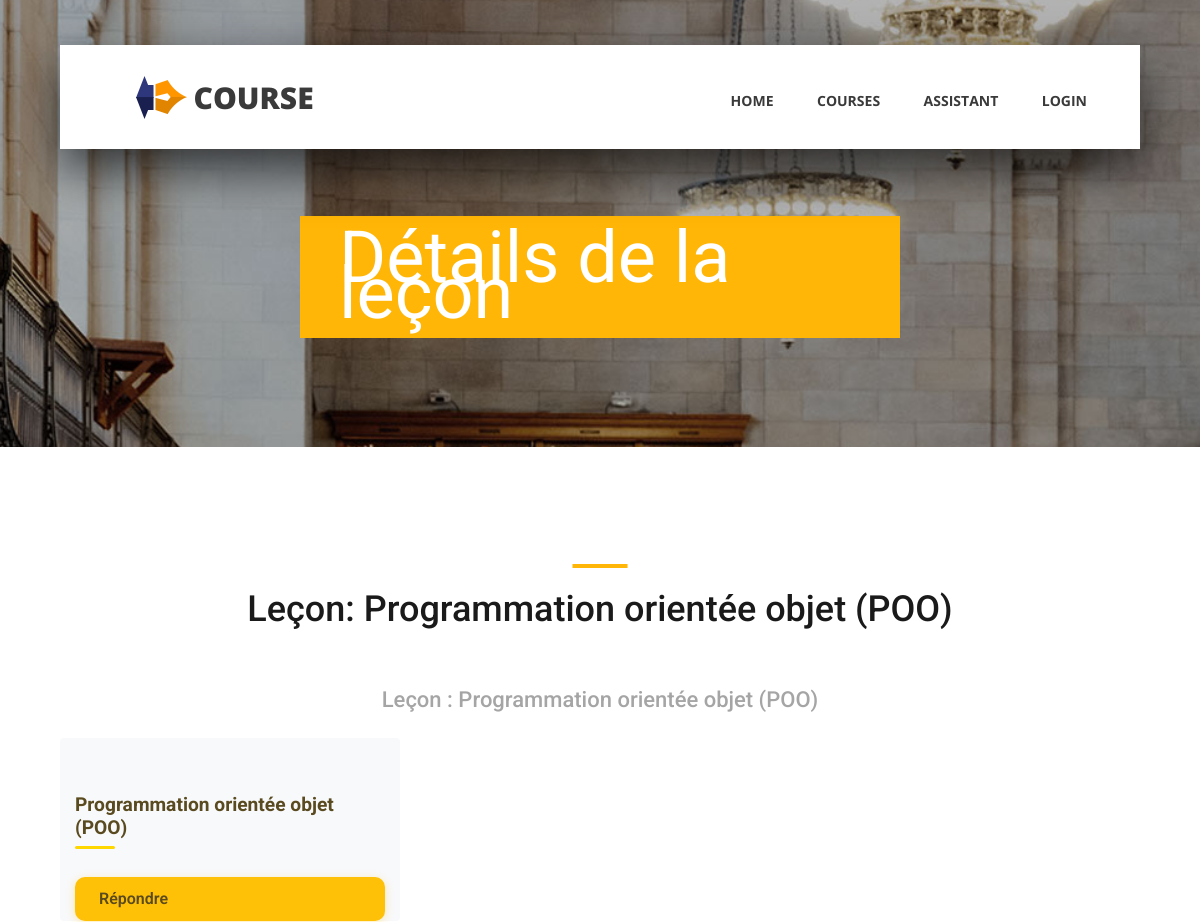
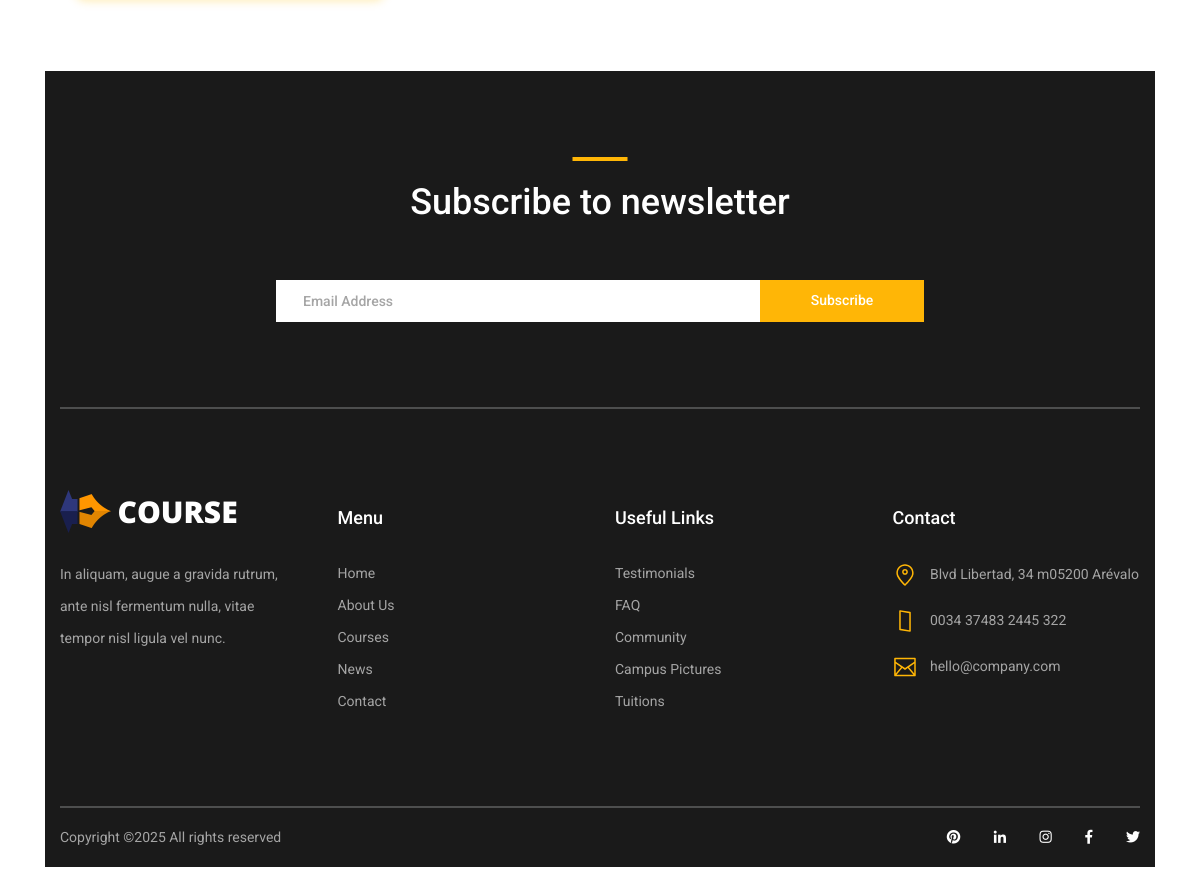
Screenshot of /lesson/11/ with the database file from the repository (2 pictures, top to bottom).
### lesson/models.py (models this page shows, shortened)
class Lesson(models.Model):
    idLesson=models.AutoField(primary_key=True)
    cours=models.ForeignKey(Cours,on_delete=models.CASCADE,related_name='lessons')
    titrLesson=models.TextField()
    contenuLesson=models.TextField()
    niveau=models.IntegerField()
    estTermine=models.BooleanField(default=False)

### qcm/models.py (models this page shows, shortened)
class Qcm(models.Model):
    idQcm=models.AutoField(primary_key=True)
    lesson=models.ForeignKey(Lesson,on_delete=models.CASCADE,related_name='qcm')
    titreQcm=models.TextField()
    scoreMax=models.IntegerField(default=3, editable=False)

### lesson/views.py (the view)
# urls.py: path('<int:lesson_id>/', views.details_lesson, name='lessondet'),
def details_lesson(request, lesson_id):
    lesson = get_object_or_404(Lesson, pk=lesson_id)
    qcms = lesson.qcm.all()
    return render(request, 'lesson.html', {'lesson': lesson,'qcms': qcms})

### templates/lesson.html (shortened to what this page needs)
{% load static %}
<!DOCTYPE html>
<html lang="en">
<head>
    <link rel="stylesheet" type="text/css" href="{% static 'styles/bootstrap4/bootstrap.min.css' %}">
    <link href="{% static 'plugins/fontawesome-free-5.0.1/css/fontawesome-all.css' %}" rel="stylesheet" type="text/css">
    <link rel="stylesheet" type="text/css" href="{% static 'styles/courses_styles.css' %}">
    <link rel="stylesheet" type="text/css" href="{% static 'styles/courses_responsive.css' %}">
    <link rel="stylesheet" type="text/css" href="{% static 'styles/qcm.css' %}">
</head>
<body>
<div class="super_container">
    <header class="header d-flex flex-row">
        <div class="header_content d-flex flex-row align-items-center">
            <div class="logo_container">
                <div class="logo">
                    <img src="{% static 'images/logo.png' %}" alt="">
                    <span>course</span>
                </div>
            </div>
            <nav class="main_nav_container">
                <div class="main_nav">
                    <ul class="main_nav_list">
                        <li class="main_nav_item"><a href="{% url 'index' %}">home</a></li>
                        <li class="main_nav_item"><a href="{% url 'cours:liste' %}">courses</a></li>
                        <li class="main_nav_item"><a href="{% url 'chat' %}">Assistant</a></li>
                        <li  class="main_nav_item">
							{% if user.is_authenticated %}
							<a class="page-scroll" href="{% url 'logout' %}">Logout</a>
							{% else %}
							<a class="page-scroll" href="{% url 'login' %}">Login</a>
							{% endif %}
					    </li>
                    </ul>
                </div>
            </nav>
        </div>
    </header>
    <div class="home">
        <div class="home_background_container prlx_parent">
        </div>
        <div class="home_content">
            <h1>Détails de la leçon</h1>
        </div>
    </div>
    <div class="popular page_section">
        <div class="container">
            <div class="row">
                <div class="col">
                    <div class="section_title text-center">
                        <h1>Leçon: {{lesson.titrLesson}}</h1>
                    </div>
                </div>
            </div>
<div class="container my-5">
    <h2 class="text-center mb-4">Leçon : {{ lesson.titrLesson }}</h2>
    <div class="row">
        {% for q in qcms %}
        <div class="col-md-4 mb-4">
            <div class="card h-100 shadow-sm">
                <div class="card-body d-flex flex-column justify-content-between">
                    <h5 class="card-title">{{ q.titreQcm }}</h5>
                    <a href="{% url 'qcm:questions' q.idQcm %}" class="btn btn-primary mt-3">Répondre</a>
                </div>
            </div>
        </div>
        {% empty %}
        <div class="col-12">
            <p class="text-center">Aucun QCM disponible pour cette leçon.</p>
        </div>
        {% endfor %}
    </div>
</div>
    <footer class="footer">
        <div class="container">
            <div class="newsletter">
                <div class="row">
                    <div class="col">
                        <div class="section_title text-center">
                            <h1>Subscribe to newsletter</h1>
                        </div>
                    </div>
                </div>
                <div class="row">
                    <div class="col text-center">
                        <div class="newsletter_form_container mx-auto">
                            <form method="post">
                                <div class="newsletter_form d-flex flex-md-row flex-column flex-xs-column align-items-center justify-content-center">
                                    <input type="email" name="email" class="newsletter_email" placeholder="Email Address" required>
                                    <button type="submit" class="newsletter_submit_btn trans_300">Subscribe</button>
                                </div>
                            </form>
                        </div>
                    </div>
                </div>
            </div>
            <div class="footer_content">
                <div class="row">
                    <div class="col-lg-3 footer_col">
                        <div class="logo_container">
                            <div class="logo">
                                <img src="{% static 'images/logo.png' %}" alt="">
                                <span>course</span>
                            </div>
                        </div>
                        <p class="footer_about_text">In aliquam, augue a gravida rutrum, ante nisl fermentum nulla, vitae tempor nisl ligula vel nunc.</p>
                    </div>
                    <div class="col-lg-3 footer_col">
                        <div class="footer_column_title">Menu</div>
                        <div class="footer_column_content">
                            <ul>
                                <li class="footer_list_item"><a href="{% url 'index' %}">Home</a></li>
                                <li class="footer_list_item"><a href="#">About Us</a></li>
                                <li class="footer_list_item"><a href="#">Courses</a></li>
                                <li class="footer_list_item"><a href="#">News</a></li>
                                <li class="footer_list_item"><a href="#">Contact</a></li>
                            </ul>
                        </div>
                    </div>
                    <div class="col-lg-3 footer_col">
                        <div class="footer_column_title">Useful Links</div>
                        <div class="footer_column_content">
                            <ul>
                                <li class="footer_list_item"><a href="#">Testimonials</a></li>
                                <li class="footer_list_item"><a href="#">FAQ</a></li>
                                <li class="footer_list_item"><a href="#">Community</a></li>
                                <li class="footer_list_item"><a href="#">Campus Pictures</a></li>
                                <li class="footer_list_item"><a href="#">Tuitions</a></li>
                            </ul>
                        </div>
                    </div>
                    <div class="col-lg-3 footer_col">
                        <div class="footer_column_title">Contact</div>
                        <div class="footer_column_content">
                            <ul>
                                <li class="footer_contact_item">
                                    <div class="footer_contact_icon">
                                        <img src="{% static 'images/placeholder.svg' %}" alt="">
                                    </div>
                                    Blvd Libertad, 34 m05200 Arévalo
                                </li>
                                <li class="footer_contact_item">
                                    <div class="footer_contact_icon">
                                        <img src="{% static 'images/smartphone.svg' %}" alt="">
                                    </div>
                                    0034 37483 2445 322
                                </li>
                                <li class="footer_contact_item">
                                    <div class="footer_contact_icon">
                                        <img src="{% static 'images/envelope.svg' %}" alt="">
                                    </div>
                                    hello@company.com
                                </li>
                            </ul>
                        </div>
                    </div>
                </div>
            </div>
            <div class="footer_bar d-flex flex-column flex-sm-row align-items-center">
                <div class="footer_copyright">
                    <span>Copyright &copy;<script>document.write(new Date().getFullYear());</script> All rights reserved</span>
                </div>
                <div class="footer_social ml-sm-auto">
                    <ul class="menu_social">
                        <li class="menu_social_item"><a href="#"><i class="fab fa-pinterest"></i></a></li>
                        <li class="menu_social_item"><a href="#"><i class="fab fa-linkedin-in"></i></a></li>
                        <li class="menu_social_item"><a href="#"><i class="fab fa-instagram"></i></a></li>
                        <li class="menu_social_item"><a href="#"><i class="fab fa-facebook-f"></i></a></li>
                        <li class="menu_social_item"><a href="#"><i class="fab fa-twitter"></i></a></li>
                    </ul>
                </div>
            </div>
        </div>
    </footer>
</div>
</body>
</html>

### static/styles/courses_responsive.css (style rules this page uses)
@media only screen and (max-width: 1380px) { .header { width: 1200px; } }
@media only screen and (max-width: 1380px) { .header_content { width: calc(100% - 219px); } }
@media only screen and (max-width: 1380px) { .main_nav_container { padding-right: 63px; } }
@media only screen and (max-width: 1280px) { .header { width: 90%; } }
@media only screen and (max-width: 1280px) { .header_content { width: 100%; } }
@media only screen and (max-width: 1280px) { .main_nav_container { padding-right: 53px; } }
@media only screen and (max-width: 1280px) { .card-title { font-size: 20px; } }

### static/styles/qcm.css (style rules this page uses)
.btn-primary { background-color: #FFC107; border: none; padding: 10px 24px; border-radius: 10px; font-weight: 600; transition: all 0.3s cubic-bezier(0.25, 0.8, 0.25, 1); color: #5A4A1F; position: relative; overflow: hidden; box-shadow: 0 2px 10px rgba(255, 193, 7, 0.3); display: inline-flex; align-items: center; gap: 8px; }
.btn-primary::after { content: ''; position: absolute; top: 50%; left: 50%; width: 5px; height: 5px; background: rgba(255, 255, 255, 0.5); opacity: 0; border-radius: 100%; transform: scale(1, 1) translate(-50%, -50%); transform-origin: 50% 50%; }
.card-title { color: #5A4A1F; font-size: 1.2rem; font-weight: 700; position: relative; padding-bottom: 10px; }
.card-title::after { content: ''; position: absolute; bottom: 0; left: 0; width: 40px; height: 3px; background: #FFD700; border-radius: 3px; }

### rows the page displays
Lesson: titrLesson "Programmation orientée objet (POO)"
Qcm: titreQcm "Programmation orientée objet (POO)"
